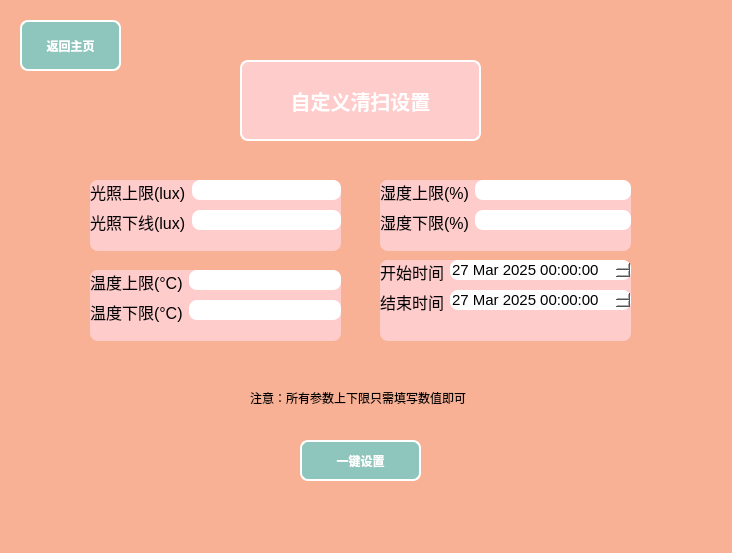
<?xml version="1.0" encoding="UTF-8"?>
<ui version="4.0">
 <class>SettingWindow</class>
 <widget class="QWidget" name="SettingWindow">
  <property name="geometry">
   <rect>
    <x>0</x>
    <y>0</y>
    <width>732</width>
    <height>553</height>
   </rect>
  </property>
  <property name="windowTitle">
   <string>Form</string>
  </property>
  <property name="styleSheet">
   <string notr="true">background-color: rgb(248, 177, 149);</string>
  </property>
  <widget class="QPushButton" name="back_btn">
   <property name="geometry">
    <rect>
     <x>20</x>
     <y>20</y>
     <width>101</width>
     <height>51</height>
    </rect>
   </property>
   <property name="font">
    <font>
     <bold>true</bold>
    </font>
   </property>
   <property name="styleSheet">
    <string notr="true">color: rgb(255, 255, 255);
background-color: rgba(142, 197, 189,255);
border:2px outset rgb(255, 255, 255);
border-radius:8px;
text-align: center center; 
</string>
   </property>
   <property name="text">
    <string>返回主页</string>
   </property>
  </widget>
  <widget class="QLabel" name="label">
   <property name="geometry">
    <rect>
     <x>240</x>
     <y>60</y>
     <width>241</width>
     <height>81</height>
    </rect>
   </property>
   <property name="font">
    <font>
     <pointsize>15</pointsize>
     <bold>true</bold>
    </font>
   </property>
   <property name="styleSheet">
    <string notr="true">color: rgb(255, 255, 255);
background-color: rgba(255, 204, 204,255);
border:2px outset rgb(255, 255, 255);
border-radius:8px;
text-align: center center; 
</string>
   </property>
   <property name="text">
    <string>自定义清扫设置</string>
   </property>
   <property name="alignment">
    <set>Qt::AlignCenter</set>
   </property>
  </widget>
  <widget class="QWidget" name="widget" native="true">
   <property name="geometry">
    <rect>
     <x>90</x>
     <y>180</y>
     <width>251</width>
     <height>71</height>
    </rect>
   </property>
   <property name="styleSheet">
    <string notr="true">background-color: rgba(255, 204, 204,255);
border-radius:8px;
text-align: center center; </string>
   </property>
   <layout class="QFormLayout" name="formLayout">
    <item row="0" column="0">
     <widget class="QLabel" name="label_2">
      <property name="font">
       <font>
        <pointsize>12</pointsize>
        <bold>false</bold>
       </font>
      </property>
      <property name="text">
       <string>光照上限(lux)</string>
      </property>
     </widget>
    </item>
    <item row="0" column="1">
     <widget class="QLineEdit" name="illu_max">
      <property name="font">
       <font>
        <pointsize>11</pointsize>
       </font>
      </property>
      <property name="styleSheet">
       <string notr="true">background-color: rgb(255, 255, 255);</string>
      </property>
     </widget>
    </item>
    <item row="1" column="0">
     <widget class="QLabel" name="label_3">
      <property name="font">
       <font>
        <pointsize>12</pointsize>
        <bold>false</bold>
       </font>
      </property>
      <property name="text">
       <string>光照下线(lux)</string>
      </property>
     </widget>
    </item>
    <item row="1" column="1">
     <widget class="QLineEdit" name="illu_min">
      <property name="font">
       <font>
        <pointsize>11</pointsize>
       </font>
      </property>
      <property name="styleSheet">
       <string notr="true">background-color: rgb(255, 255, 255);</string>
      </property>
     </widget>
    </item>
   </layout>
  </widget>
  <widget class="QWidget" name="widget_2" native="true">
   <property name="geometry">
    <rect>
     <x>380</x>
     <y>180</y>
     <width>251</width>
     <height>71</height>
    </rect>
   </property>
   <property name="styleSheet">
    <string notr="true">background-color: rgba(255, 204, 204,255);
border-radius:8px;
text-align: center center; </string>
   </property>
   <layout class="QFormLayout" name="formLayout_2">
    <item row="0" column="0">
     <widget class="QLabel" name="label_6">
      <property name="font">
       <font>
        <pointsize>12</pointsize>
        <bold>false</bold>
       </font>
      </property>
      <property name="text">
       <string>湿度上限(%)</string>
      </property>
     </widget>
    </item>
    <item row="0" column="1">
     <widget class="QLineEdit" name="humi_max">
      <property name="font">
       <font>
        <pointsize>11</pointsize>
       </font>
      </property>
      <property name="styleSheet">
       <string notr="true">background-color: rgb(255, 255, 255);</string>
      </property>
     </widget>
    </item>
    <item row="1" column="1">
     <widget class="QLineEdit" name="humi_min">
      <property name="font">
       <font>
        <pointsize>11</pointsize>
       </font>
      </property>
      <property name="styleSheet">
       <string notr="true">background-color: rgb(255, 255, 255);</string>
      </property>
     </widget>
    </item>
    <item row="1" column="0">
     <widget class="QLabel" name="label_7">
      <property name="font">
       <font>
        <pointsize>12</pointsize>
        <bold>false</bold>
       </font>
      </property>
      <property name="text">
       <string>湿度下限(%)</string>
      </property>
     </widget>
    </item>
   </layout>
  </widget>
  <widget class="QWidget" name="widget_3" native="true">
   <property name="geometry">
    <rect>
     <x>90</x>
     <y>270</y>
     <width>251</width>
     <height>71</height>
    </rect>
   </property>
   <property name="styleSheet">
    <string notr="true">background-color: rgba(255, 204, 204,255);
border-radius:8px;
text-align: center center; </string>
   </property>
   <layout class="QFormLayout" name="formLayout_3">
    <item row="0" column="0">
     <widget class="QLabel" name="label_8">
      <property name="font">
       <font>
        <pointsize>12</pointsize>
        <bold>false</bold>
       </font>
      </property>
      <property name="text">
       <string>温度上限(°C)</string>
      </property>
     </widget>
    </item>
    <item row="0" column="1">
     <widget class="QLineEdit" name="temp_max">
      <property name="font">
       <font>
        <pointsize>11</pointsize>
       </font>
      </property>
      <property name="styleSheet">
       <string notr="true">background-color: rgb(255, 255, 255);</string>
      </property>
     </widget>
    </item>
    <item row="1" column="1">
     <widget class="QLineEdit" name="temp_min">
      <property name="font">
       <font>
        <pointsize>11</pointsize>
       </font>
      </property>
      <property name="styleSheet">
       <string notr="true">background-color: rgb(255, 255, 255);</string>
      </property>
     </widget>
    </item>
    <item row="1" column="0">
     <widget class="QLabel" name="label_9">
      <property name="font">
       <font>
        <pointsize>12</pointsize>
        <bold>false</bold>
       </font>
      </property>
      <property name="text">
       <string>温度下限(°C)</string>
      </property>
     </widget>
    </item>
   </layout>
  </widget>
  <widget class="QWidget" name="widget_4" native="true">
   <property name="geometry">
    <rect>
     <x>380</x>
     <y>260</y>
     <width>251</width>
     <height>81</height>
    </rect>
   </property>
   <property name="styleSheet">
    <string notr="true">background-color: rgba(255, 204, 204,255);
border-radius:8px;
text-align: center center; </string>
   </property>
   <layout class="QFormLayout" name="formLayout_4">
    <item row="0" column="0">
     <widget class="QLabel" name="label_10">
      <property name="font">
       <font>
        <pointsize>12</pointsize>
        <bold>false</bold>
       </font>
      </property>
      <property name="text">
       <string>开始时间</string>
      </property>
     </widget>
    </item>
    <item row="3" column="0">
     <widget class="QLabel" name="label_11">
      <property name="font">
       <font>
        <pointsize>12</pointsize>
        <bold>false</bold>
       </font>
      </property>
      <property name="text">
       <string>结束时间</string>
      </property>
     </widget>
    </item>
    <item row="3" column="1">
     <widget class="QDateTimeEdit" name="endTimeEdit">
      <property name="font">
       <font>
        <pointsize>11</pointsize>
       </font>
      </property>
      <property name="styleSheet">
       <string notr="true">background-color: rgb(255, 255, 255);</string>
      </property>
      <property name="dateTime">
       <datetime>
        <hour>0</hour>
        <minute>0</minute>
        <second>0</second>
        <year>2025</year>
        <month>3</month>
        <day>27</day>
       </datetime>
      </property>
      <property name="maximumDateTime">
       <datetime>
        <hour>23</hour>
        <minute>59</minute>
        <second>59</second>
        <year>2026</year>
        <month>12</month>
        <day>31</day>
       </datetime>
      </property>
      <property name="minimumDateTime">
       <datetime>
        <hour>0</hour>
        <minute>0</minute>
        <second>0</second>
        <year>2025</year>
        <month>3</month>
        <day>27</day>
       </datetime>
      </property>
     </widget>
    </item>
    <item row="0" column="1">
     <widget class="QDateTimeEdit" name="startTimeEdit">
      <property name="font">
       <font>
        <pointsize>11</pointsize>
       </font>
      </property>
      <property name="styleSheet">
       <string notr="true">background-color: rgb(255, 255, 255);</string>
      </property>
      <property name="dateTime">
       <datetime>
        <hour>0</hour>
        <minute>0</minute>
        <second>0</second>
        <year>2025</year>
        <month>3</month>
        <day>27</day>
       </datetime>
      </property>
      <property name="maximumDateTime">
       <datetime>
        <hour>23</hour>
        <minute>59</minute>
        <second>59</second>
        <year>2026</year>
        <month>12</month>
        <day>31</day>
       </datetime>
      </property>
      <property name="minimumDateTime">
       <datetime>
        <hour>0</hour>
        <minute>0</minute>
        <second>0</second>
        <year>2025</year>
        <month>3</month>
        <day>27</day>
       </datetime>
      </property>
     </widget>
    </item>
   </layout>
  </widget>
  <widget class="QLabel" name="label_12">
   <property name="geometry">
    <rect>
     <x>250</x>
     <y>390</y>
     <width>261</width>
     <height>16</height>
    </rect>
   </property>
   <property name="text">
    <string>注意：所有参数上下限只需填写数值即可</string>
   </property>
  </widget>
  <widget class="QPushButton" name="apply_btn">
   <property name="geometry">
    <rect>
     <x>300</x>
     <y>440</y>
     <width>121</width>
     <height>41</height>
    </rect>
   </property>
   <property name="font">
    <font>
     <bold>true</bold>
    </font>
   </property>
   <property name="styleSheet">
    <string notr="true">color: rgb(255, 255, 255);
background-color: rgba(142, 197, 189,255);
border:2px outset rgb(255, 255, 255);
border-radius:8px;
text-align: center center; </string>
   </property>
   <property name="text">
    <string>一键设置</string>
   </property>
  </widget>
 </widget>
 <resources/>
 <connections/>
</ui>
